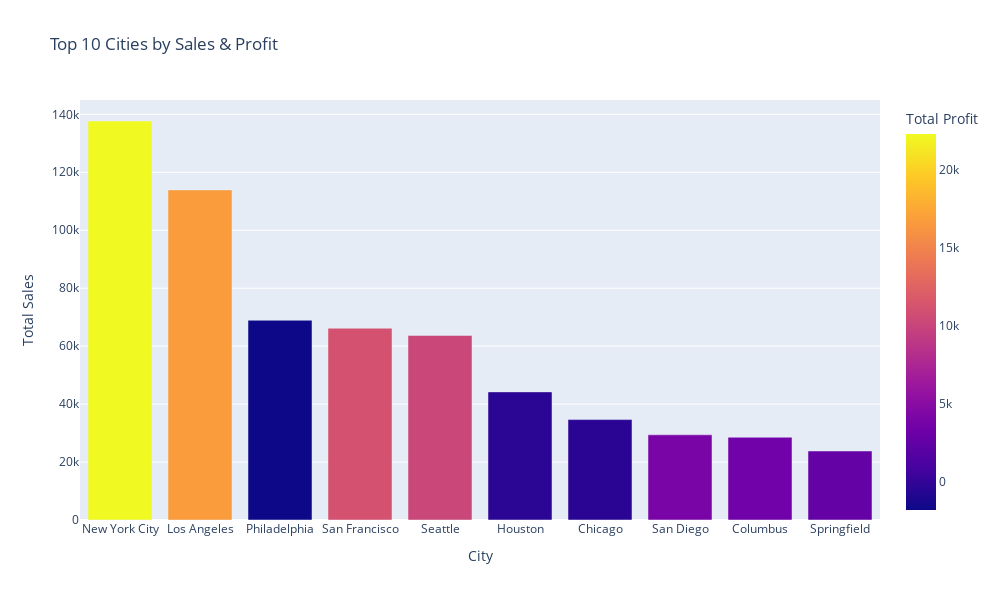

This figure's notebook cell:
### Markdown cell above
1. Sales of products in technology & furniture category is more than office supplies category. Also in subcategories the sales is more in copiers, machines, tables, chairs
2. The profit in technology category is more than others and in subcategories the profit is more in copiers and machines. Negative profit is observed in tables subcategory
3. W.r.t region the profit is more in south % west region as compared to other 
4. Slight difference in profit range is observed in all market segments & all ship modes as the sales of product is similar in all market segments & all ship modes
5. Inspite of greater product sales in central region, low profit is observed.

### Code cell
# Now, lets check the top 10 cities w.r.t profit & sales 
agg_data = data.groupby('City').agg({'Sales': 'sum', 'Profit': 'sum'}).reset_index()

top_n = 10
top_cities = agg_data.nlargest(top_n, 'Sales')

fig = px.bar(top_cities, x='City', y='Sales', hover_data=['Profit'], color='Profit',
             labels={'Sales':'Total Sales', 'Profit':'Total Profit'},
             title=f'Top {top_n} Cities by Sales & Profit')

fig.update_layout(xaxis={'categoryorder':'total descending'}, width=1000, height=600)
fig.show()

### Figure 1 — Plotly figure (JSON) as saved in the notebook; plotly's stock layout.template omitted (floating-point values rounded to 4 significant figures)
{"data": [{"alignmentgroup": "True", "customdata": [[22280.0], [16690.0], [-1824.0], [11160.0], [10190.0], [-434.6], [-442.4], [4040.0], [3448.0], [2680.0]], "hovertemplate": "City=%{x}<br>Total Sales=%{y}<br>Total Profit=%{marker.color}<extra></extra>", "legendgroup": "", "marker": {"color": [22280.0, 16690.0, -1824.0, 11160.0, 10190.0, -434.6, -442.4, 4040.0, 3448.0, 2680.0], "coloraxis": "coloraxis", "pattern": {"shape": ""}}, "name": "", "offsetgroup": "", "orientation": "v", "showlegend": false, "textposition": "auto", "type": "bar", "x": ["New York City", "Los Angeles", "Philadelphia", "San Francisco", "Seattle", "Houston", "Chicago", "San Diego", "Columbus", "Springfield"], "xaxis": "x", "y": [137700.0, 113900.0, 68930.0, 66180.0, 63700.0, 44220.0, 34660.0, 29400.0, 28550.0, 23820.0], "yaxis": "y"}], "layout": {"barmode": "relative", "coloraxis": {"colorbar": {"title": {"text": "Total Profit"}}, "colorscale": [[0, "#0d0887"], [0.1111, "#46039f"], [0.2222, "#7201a8"], [0.3333, "#9c179e"], [0.4444, "#bd3786"], [0.5556, "#d8576b"], [0.6667, "#ed7953"], [0.7778, "#fb9f3a"], [0.8889, "#fdca26"], [1, "#f0f921"]]}, "height": 600, "legend": {"tracegroupgap": 0}, "title": {"text": "Top 10 Cities by Sales & Profit"}, "width": 1000, "xaxis": {"anchor": "y", "categoryorder": "total descending", "domain": [0, 1], "title": {"text": "City"}}, "yaxis": {"anchor": "x", "domain": [0, 1], "title": {"text": "Total Sales"}}}}
